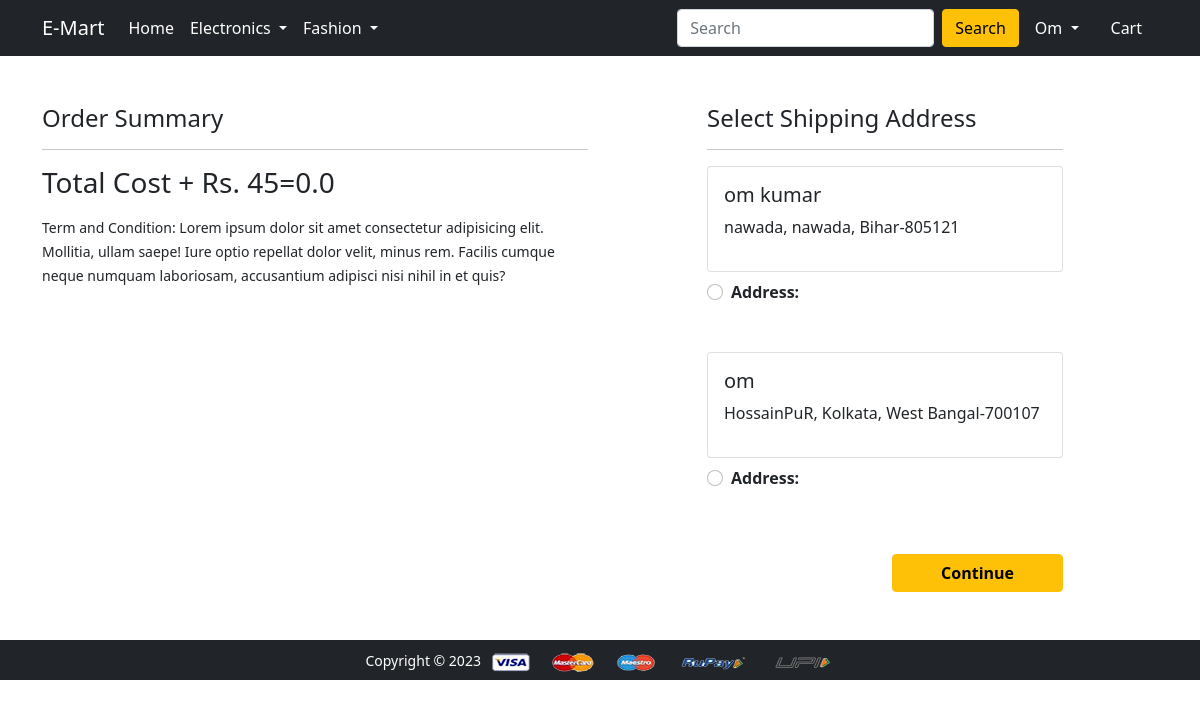
/checkout/ (signed in), run on the app's committed database.
### app/models.py (models this page shows, shortened)
class Customer(models.Model):
    id=models.AutoField(primary_key=True)
    user=models.ForeignKey(User,on_delete=models.CASCADE)
    name=models.CharField(max_length=200)
    locality=models.CharField(max_length=200)
    city=models.CharField(max_length=50)
    zipcode=models.IntegerField()
    state=models.CharField(choices=STATE_CHOICE,max_length=50)

### app/views.py (the view, shortened to what this page needs)
# urls.py: path('checkout/', views.checkout, name='checkout'),
@login_required
def checkout(request):
    user = request.user
    add = Customer.objects.filter(user=user)
    cart_items = Cart.objects.filter(user=user)
    amount = 0.0
    shipping_amount = 45.0
    total_amount = 0.0
    cart_product = [p for p in Cart.objects.all() if p.user == request.user]
    return render(request, 'app/checkout.html', {'add': add, 'total_amount': total_amount, 'amount': amount, 'cart_items': cart_items})

### app/templates/app/checkout.html (shortened to what this page needs)
{% extends 'app/base.html' %}
{% load static %}
{% block main-content %}
<div class="container">
 <div class="row mt-5">
  <div class="col-sm-6">
    <h4>Order Summary</h4>
    <hr>
      <p class="fw-bold"><h3>Total Cost + Rs. 45={{total_amount}}</h2></p>
    <small>Term and Condition: Lorem ipsum dolor sit amet consectetur adipisicing elit. Mollitia, ullam saepe! Iure optio repellat dolor velit, minus rem. Facilis cumque neque numquam laboriosam, accusantium adipisci nisi nihil in et quis?</small>
  </div>
  <div class="col-sm-4 offset-sm-1">
    <h4>Select Shipping Address</h4>
    <hr>
    <form action="/paymentdone">
      {% for ad in add %}
      <div class="card">
        <div class="card-body">
        <h5>{{ad.name}}</h5>
        <p>{{ad.locality}}, {{ad.city}}, {{ad.state}}-{{ad.zipcode}}</p>
        </div>
      </div>
        <div class="form-check mt-2 mb-5">
          <input class="form-check-input" type="radio" name='custid' id='custadd{{forloop.counter}}'value="{{ad.id}}">
          <label class="form-check-label fw-bold" for="custadd{{forloop.counter}}">
            Address: {{ad.forloop.counter}} </label>
        </div>
        {% endfor %}
        <div class="text-end">
          <button type="submit" class="btn btn-warning mt-3 px-5 fw-bold">Continue</button>
        </div>
      </form>
    </div>
  </div>
</div>
{% endblock main-content %}

### app/templates/app/base.html (shortened to what this page needs)
<!doctype html>
{% load static %}
<html lang="en">
<head>
  <link href="https://cdn.jsdelivr.net/npm/bootstrap@5.0.0-beta1/dist/css/bootstrap.min.css" rel="stylesheet"
>
  <link rel="stylesheet" href="{% static 'app/css/owl.carousel.min.css' %}">
  <link rel="stylesheet" href="{% static 'app/css/all.min.css' %}">
  <link rel="stylesheet" href="{% static 'app/css/style.css' %}">
</head>
<body>
  <nav class="navbar navbar-expand-lg navbar-dark bg-dark">
    <div class="container">
      <a class="navbar-brand" href="/">E-Mart</a>
      <div class="collapse navbar-collapse" id="navbarSupportedContent">
        <ul class="navbar-nav me-auto mb-2 mb-lg-0">
          <li class="nav-item">
            <a class="nav-link active" aria-current="page" href="/">Home</a>
          </li>
          <li class="nav-item dropdown">
            <a class="nav-link dropdown-toggle text-white" href="#" id="electronicsDropdown" role="button"
              data-bs-toggle="dropdown" aria-expanded="false">
              Electronics
            </a>
          </li>
          <li class="nav-item dropdown">
            <a class="nav-link dropdown-toggle text-white" href="#" id="fashionDropdown" role="button"
              data-bs-toggle="dropdown" aria-expanded="false">
              Fashion
            </a>
          </li>
        </ul>
        <form class="d-flex">
          <input class="form-control me-2" type="search" placeholder="Search" aria-label="Search">
          <button class="btn btn-warning" type="submit">Search</button>
        </form>
        <div>
          <ul class="navbar-nav me-auto mb-2 mb-lg-0">
            {% if request.user.is_authenticated %}
            <li class="nav-item dropdown mx-2">
              <a class="nav-link dropdown-toggle text-white" href="#" id="profileDropdown" role="button"
                data-bs-toggle="dropdown" aria-expanded="false">
                {{request.user.username|capfirst}}
              </a>
            </li>
            <li class="nav-item mx-2">
              <a href="{% url 'showcart' %}" class="nav-link text-white"> Cart
              </a>
            </li>
            {% endif %}
          </ul>
        </div>
      </div>
    </div>
  </nav>
  {% block main-content %} {% endblock main-content %}
  <footer class="container-fluid bg-dark text-center p-2 mt-5">
    <small class="text-white">Copyright &copy; 2023 </small>
    <img src="{% static 'app/images/payment.png' %}" alt="" srcset="" class="img-fluid" height="2px">
  </footer>
</body>
</html>

### data on the page
Customer: name "om kumar", locality "nawada", city "nawada", state "Bihar", zipcode "805121"
Customer: name "om", locality "HossainPuR", city "Kolkata", state "West Bangal", zipcode "700107"

### other printed values
{{ request.user.username|capfirst }} "Om"
{{ total_amount }} "0.0"
